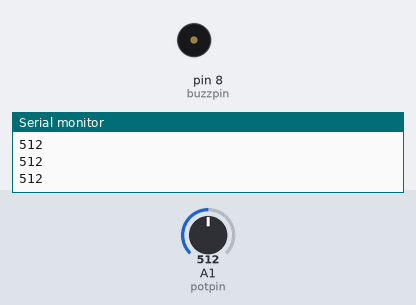
Bench run of a sketch on a simulated Arduino Uno, built with avr-gcc and run on an emulated ATmega328P. Shown: buzzer (waves = sounding, pin HIGH), the last lines printed to the serial monitor. The inputs (shaded band) are chosen by the test bench; at power-on: A1 (potpin) = 512.

Above: at 1.2 s.
1.3 s: A1 (potpin) set to 691
2.8 s: A1 (potpin) set to 713
At 4.0 s:
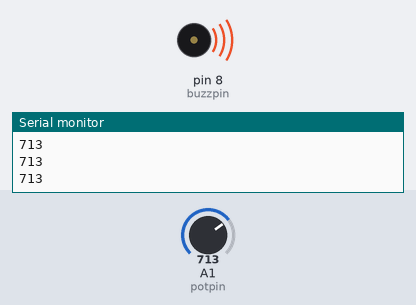
4.3 s: A1 (potpin) set to 690
At 5.1 s:
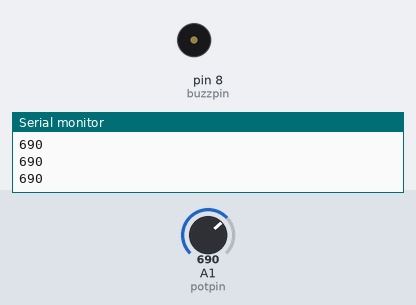
5.8 s: A1 (potpin) set to 710
At 6.3 s:
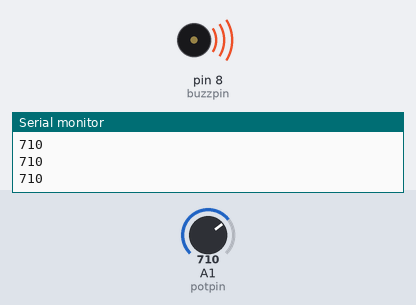
Timing chart, 0 to 8.3 s (numbered marks = the images above; inputs shaded):
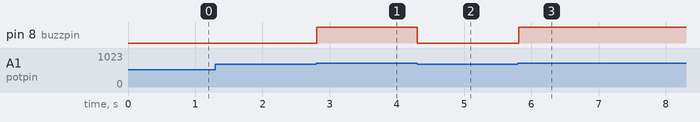

Measured:
- the behaviour switches between 700 and 701 on A1 (potpin) (found by bisection; images 0 and 1)
- after the input at 2.8 s, pin 8 (buzzpin): LOW → HIGH at once
- after the input at 4.3 s, pin 8 (buzzpin): HIGH → LOW at once
- after the input at 5.8 s, pin 8 (buzzpin): LOW → HIGH at once

The sketch:

tutorial22.ino
```cpp
int potval;
int buzzpin=8;
int dt=2000;
int potpin=A1;

void setup()
{
  Serial.begin(9600);
  pinMode(buzzpin,OUTPUT);
  pinMode(potpin,INPUT);
}

void loop()
{
  potval=analogRead(potpin);
  Serial.println(potval);
  while(potval>700){
    digitalWrite(buzzpin,HIGH);
    potval=analogRead(potpin);
    Serial.println(potval);
  }
  digitalWrite(buzzpin,LOW);


}
```
